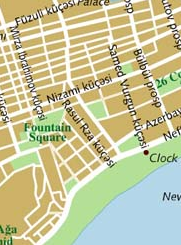
#> input picture canvasWithPictures/images/Map1.png, 181 x 245 px, found by its file name
$ python algorithm2.py
#> lines starting #> are read from the running program, lines starting #| are printed output that depends on the picture; after the words box and inside, x2 and y2 are one past the last pixel; in counts of white or black regions, pixels touching at a corner belong together
import cv2
import numpy as np
import time

def getIntersectionCoordinates(h1,w1,h2,w2,SHIFT_X,SHIFT_Y):
    x1 = w1
    x2 = w1+w2
    y1 = h1+h2
    y2 = h1
    x3=SHIFT_X
    y3=SHIFT_Y+h1
    x4 = SHIFT_X+w1
    y4=SHIFT_Y

    x5 = max(x1, x3)
    y5 = min(y1, y3)
    x6 = min(x2, x4)
    y6 = max(y2, y4)
    # if (x5 > x6 or y5 > y6) :
    #     print("No intersection")
    #     return
    return {'x5':x5,'y5':y5,'x6':x6,'y6':y6}

def calculateLoss(canvas, SHIFT_X,SHIFT_Y,h1,w1,h2,w2):
    coor = getIntersectionCoordinates(h1,w1,h2,w2,SHIFT_X,SHIFT_Y)
    image1 = canvas[coor['y6']-SHIFT_Y:coor['y5']-SHIFT_Y,coor['x5']-SHIFT_X:coor['x6']-SHIFT_X,:3]
    image2 = canvas[coor['y6']:coor['y5'],coor['x5']:coor['x6'],:3]
    loss = np.mean(np.absolute(np.subtract(image1,image2)))
    return loss

def drawImage(X,Y):
    vis = np.zeros((h1*2+h2,w1*2+w2,3), dtype=np.uint8)
    vis[Y:h1+Y,X:w1+X,:3] = img1
    vis[h1:h2+h1, w1:w1+w2,:3] = img2
    cv2.imshow('image',vis)
    cv2.waitKey(10)

START_TIME = time.time()


img1 = cv2.imread('/cs/home/ri31/project-scripts/canvasWithPictures/images/Map1.png')
#> img1 is the input picture: shape (245, 181, 3); mean B, G, R 157.2, 198.7, 198.8
img2 = cv2.imread('/cs/home/ri31/project-scripts/canvasWithPictures/images/Map2.png')
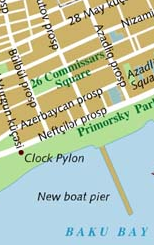
#> input picture canvasWithPictures/images/Map2.png, 154 x 245 px, found by its file name
#> img2 is the input picture: shape (245, 154, 3); mean B, G, R 171.5, 197.3, 185

h1, w1 = img1.shape[:2]
#> h1 = 245; w1 = 181
h2, w2 = img2.shape[:2]
#> h2 = 245; w2 = 154

SHIFT_X = 1
SHIFT_Y = 1

canvas = np.zeros((h1*2+h2,w1*2+w2,3), dtype=np.uint8)
canvas[:h1,:w1,:3] = img1
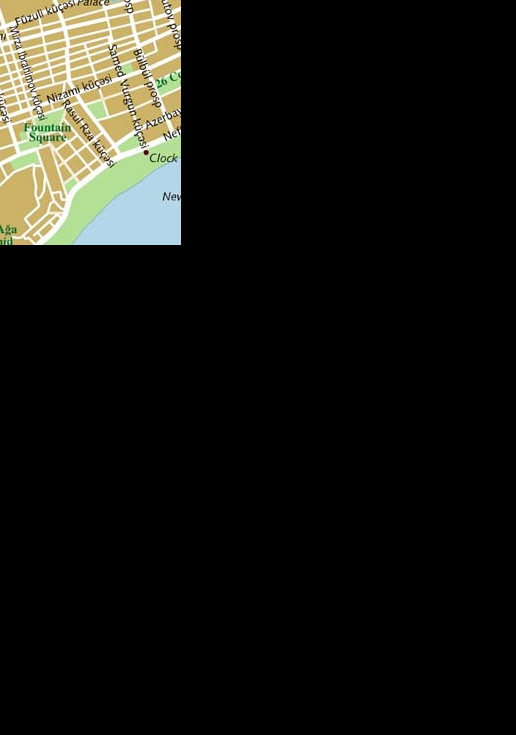
#> canvas: shape (735, 516, 3); mean B, G, R 18.4, 23.2, 23.2
canvas[h1:h2+h1, w1:w1+w2,:3] = img2
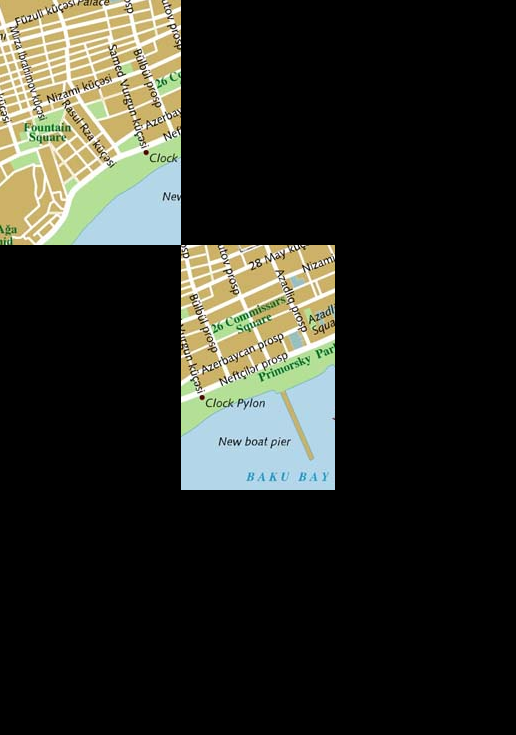
#> canvas: shape (735, 516, 3); 9.95% of pixels changed, all inside (x1, y1, x2, y2) = (181, 245, 335, 490)

BestLoss = calculateLoss(canvas,SHIFT_X,SHIFT_Y,h1,w1,h2,w2)
#> in calculateLoss, `image1 = canvas[coor['y6']-SHIFT_Y:coor['y5']-SHIFT_Y,coor['x5']-SHIFT..`: image1 = [[233, 214, 179]]
#> in calculateLoss, `image2 = canvas[coor['y6']:coor['y5'],coor['x5']:coor['x6'],:3]`: image2 = [[104, 138, 154]]
#> in calculateLoss, `loss = np.mean(np.absolute(np.subtract(image1,image2)))`: loss = 76.67
#> BestLoss = 76.67
SHIFT_Y=2
BestX = 1
BestY = 1

while(SHIFT_X<w1+w2):
    print(SHIFT_X)
    #drawImage(SHIFT_X,SHIFT_Y)
    while(SHIFT_Y<h1+h2):
        loss = calculateLoss(canvas,SHIFT_X,SHIFT_Y,h1,w1,h2,w2)
        print(SHIFT_X)
        if loss<BestLoss:
            #drawImage(SHIFT_X,SHIFT_Y)
            BestLoss = loss
            BestX = SHIFT_X
            BestY = SHIFT_Y
        SHIFT_Y+=1
    SHIFT_Y = 0
    SHIFT_X+=1
#> this loop made 334 passes


vis = np.zeros((h1*2+h2,w1*2+w2,3), dtype=np.uint8)
vis[BestY:h1+BestY,BestX:w1+BestX,:3] = img1
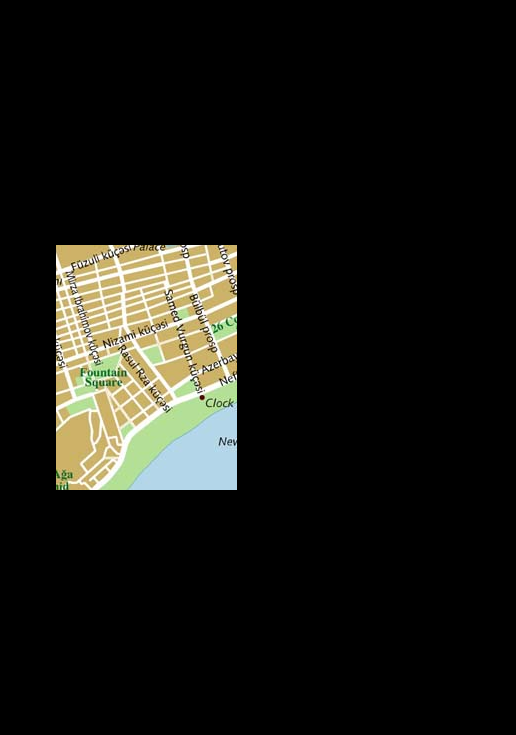
#> vis: shape (735, 516, 3); mean B, G, R 18.4, 23.2, 23.2
vis[h1:h2+h1, w1:w1+w2,:3] = img2
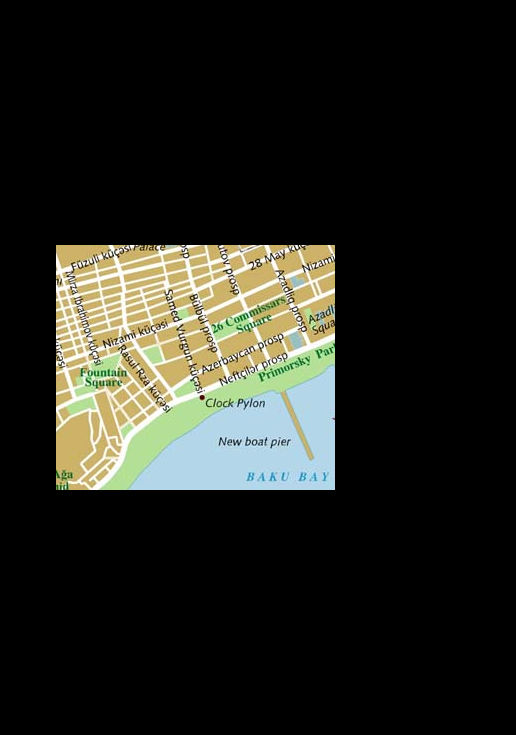
#> vis: shape (735, 516, 3); 6.33% of pixels changed, all inside (x1, y1, x2, y2) = (237, 245, 335, 490)
cv2.imshow('image',vis)
END_TIME = time.time()
print("Time taken: ", format(END_TIME - START_TIME), " seconds")
cv2.waitKey()
